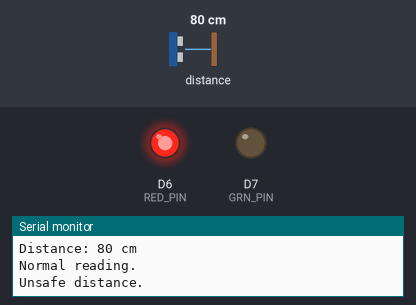
A sketch run on a simulated ESP8266 (NodeMCU). Shown: output pins drawn as LEDs (lit = HIGH), the last lines printed to the serial monitor. Wiring (inferred from the names in the program): ultrasonic range finder: trigger D4; echo D3. Inputs (shaded band) come from the test bench; at power-on: distance to the obstacle 80 cm. The echo pulse lasts 58.3 µs per cm; pins used as bus, display or sensor lines are not drawn.

Above: at 1.2 s.
1.3 s: distance to the obstacle set to 236 cm
2.8 s: distance to the obstacle set to 245 cm
At 4.0 s:
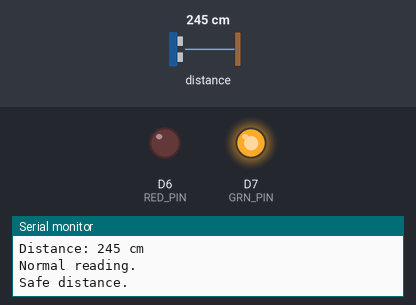
4.3 s: distance to the obstacle set to 2 cm
At 5.6 s:
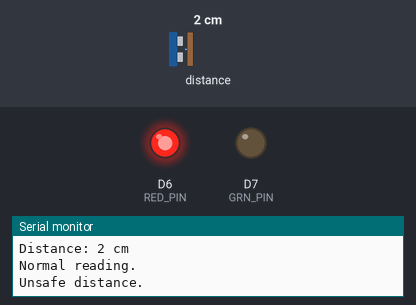
5.9 s: distance to the obstacle set to 250 cm
At 6.5 s:
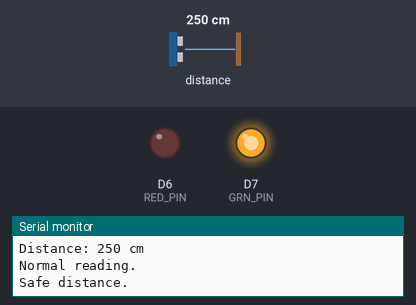
Timing chart, 0 to 8.4 s (numbered marks = the images above; inputs shaded):
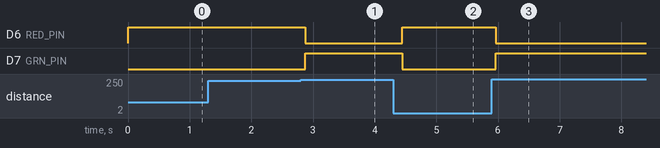

Measured:
- the behaviour switches between 239 and 240 cm on distance to the obstacle (found by bisection; images 0 and 1)
- after the input at 2.8 s, D6 (RED_PIN): HIGH → LOW after 0.07 s; D7 (GRN_PIN): LOW → HIGH after 0.07 s
- after the input at 4.3 s, D6 (RED_PIN): LOW → HIGH after 0.15 s; D7 (GRN_PIN): HIGH → LOW after 0.15 s
- after the input at 5.9 s, D6 (RED_PIN): HIGH → LOW after 0.07 s; D7 (GRN_PIN): LOW → HIGH after 0.07 s

The sketch:

hc-sr04p.ino
```cpp
// (licence header left out)
// LED pins
#define RED_PIN D6
#define GRN_PIN D7

// HC-SR04 Trigger and Echo pins
#define TRIG_PIN D4
#define ECHO_PIN D3

// Serial baudrate
#define BAUDRATE 9600

// Distance constants
#define MIN_SAFE_DISTANCE 240
#define MAX_NORMAL_MEASURE 400

// States of the LEDS
#define STATE_UNKNOWN -1
#define STATE_SAFE 0
#define STATE_UNSAFE 1

// Debugging flag
#define DEBUG_FLAG true

long duration;
int distance;

void setup() {
  pinMode(GRN_PIN, OUTPUT);
  pinMode(RED_PIN, OUTPUT);
  setLEDState(STATE_UNKNOWN);

  pinMode(TRIG_PIN, OUTPUT);
  pinMode(ECHO_PIN, INPUT);
  Serial.begin(BAUDRATE);
  Serial.setTimeout(2000);

  // wait for serial to initialize.
  while(!Serial) { }

  log("Setting up...");
}

void loop() {
  // clear the trigger pin
  digitalWrite(TRIG_PIN, LOW);
  delayMicroseconds(2);

  // set the trigger pin on HIGH for 10 microseconds
  digitalWrite(TRIG_PIN, HIGH);
  delayMicroseconds(10);
  digitalWrite(TRIG_PIN, LOW);

  // read the Echo Pin and receive the echo time in microseconds
  duration = pulseIn(ECHO_PIN, HIGH);

  distance = duration / (2.0 * 29.1);

  Serial.print("Distance: ");
  Serial.print(distance);
  Serial.println(" cm");

  if (distance <= MAX_NORMAL_MEASURE) {
    log("Normal reading.");
    if (distance < MIN_SAFE_DISTANCE) {
      log("Unsafe distance.");
      setLEDState(STATE_UNSAFE);
    } else {
      log("Safe distance.");
      setLEDState(STATE_SAFE);
    }
  } else {
    log("Abnormal reading.");
    setLEDState(STATE_UNKNOWN);
  }

  delay(250);
}

// setLEDState sets the LED powers based on the given state
void setLEDState(int state) {
  if (state == STATE_SAFE) {
    red(false);
    green(true);
  } else {
    if (state == STATE_UNSAFE) {
      green(false);
      red(true);
    } else {
      red(false);
      green(false);
    }
  }
}

// red turns the red LED on or off
void red(boolean state) {
  led(RED_PIN, state);
}

// green turns the green LED on or off
void green(boolean state) {
  led(GRN_PIN, state);
}

// led turns the LED on the given pin on (true) or off (false)
void led(int pin, boolean state) {
  if (state) {
      digitalWrite(pin, HIGH);
  } else {
      digitalWrite(pin, LOW);
  }
}

// log logs the message based on the debug flag
void log(char* msg) {
  if (DEBUG_FLAG) {
    Serial.println(msg);
  }
}
```
